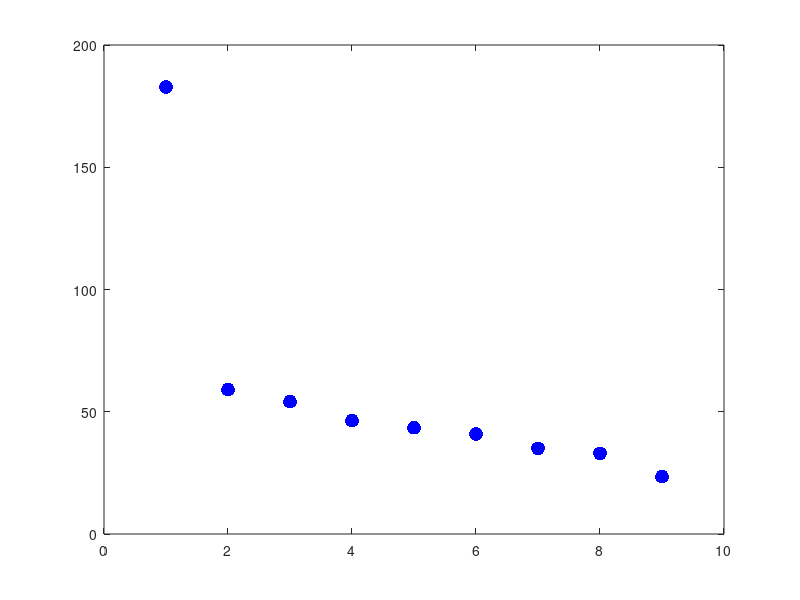

MATLAB code for this plot: (Note: this script raises an error after producing the figure.)
%Levent Batakci - LAB192@case.edu
%MATH444 HW#1
%Biopsy Data portion

%Clear memory
clc
clear all

%Load the biopsy data
%The data is stored in 9x699 a matrix X
%The entries are all of type 'double' and are between 1 & 10
%If an entry is missing, it will be NaN
load BiopsyData

%Remove columns with missing data
X(:, any(isnan(X))) = [];

n = size(X,1); %Number of attributes
p = size(X,2); %Number of data points

%Center the data and compute the SVD
xc = sum(X,2) / p;
Xc = X - xc * ones(1, p);
[U,S,V] = svd(Xc, 'eco');

%Plot the singular values
singular_values = diag(S); %Extract the singular values
figure(1);
plot(1:n, singular_values, 'k.','MarkerSize', 30, 'Color', 'b')

%Set up the x-axis
xlbl = append("\fontsize{25}1", "\leq j \leq", string(size(Xc,1)));
xlabel(xlbl, 'interpreter','tex');
xticks(1:size(Xc,1));

%Set up the y-axis
ylbl = "\fontsize{25}Singular Value   \sigma_j";%Label y
ylabel(ylbl, 'interpreter','tex');

set(gca,'FontSize', 25)
%%%%

%Compute the principal components
Z = U' * Xc;

%Look at the principal components in pairs
figure(2);
c = size(Z,1); %Number of components
sbplt_index=1;
for i = 1:1
   for j= i+1:n 
       subplot(3, 3, sbplt_index)
       sbplt_index = sbplt_index + 1;
       plot(Z(i,:),Z(j,:),'k.','MarkerSize',8)
       axis('equal')
       set(gca,'FontSize',25)
       
       xlabel(append("PC ", string(i)))
       ylabel(append("PC ", string(j)))
   end
end

%Look at the 3D Scatterplot
s = 15; %Marker size
subplot(3, 3, 9)
scatter3(Z(1,:), Z(2,:), Z(3,:), s, 'o', 'MarkerEdgeColor','k', 'MarkerFaceColor','b')
xlabel("PC 1")
ylabel("PC 2")
zlabel("PC 3")
set(gca, 'FontSize', 25)
title("First 3 PC's 3D-Scatterplot", 'FontSize', 25)

sgtitle("Figure 2: Centered Data Principal Components (PC) Compared");

%PLOT JUST FIRST PC
figure(3)
scatter(Z(1,:), zeros(size(Z(1,:))),500,'filled')
ylim(gca, [-0.02 0.02])
xlabel("PC 1")
alpha(0.2)
set(gca, 'FontSize', 30)

